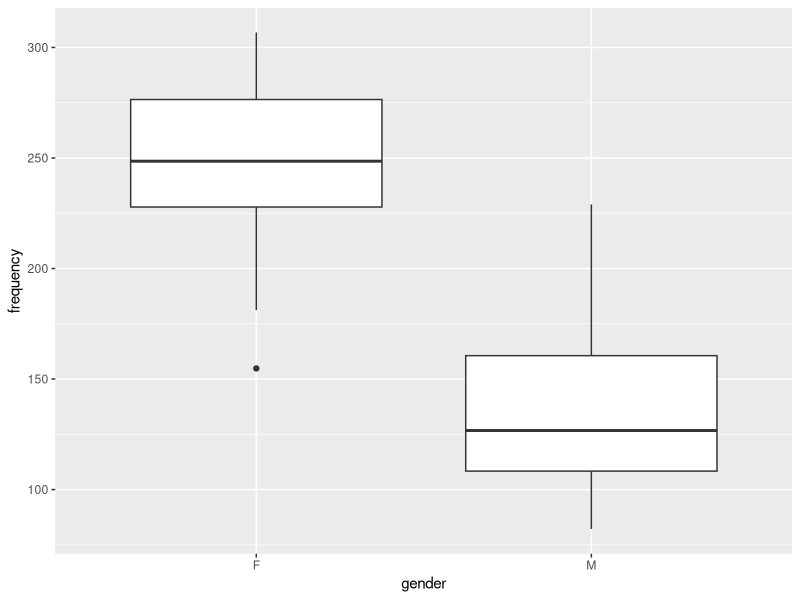
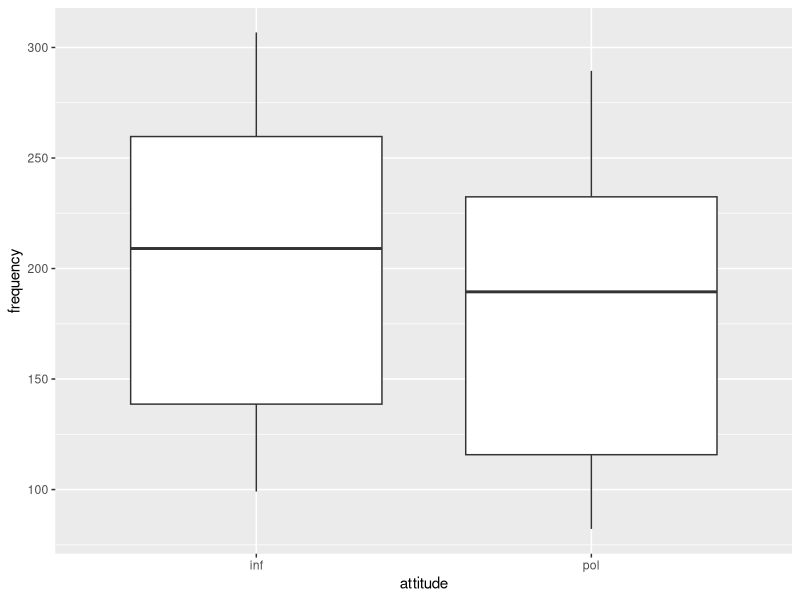

Reproduce these figures in R, in order. (Note: this script raises an error after producing the figures.)
## ---- chunk 1
knitr::opts_chunk$set(echo = TRUE)
library(tidyverse)
library(nlme)
library(lme4)
data <- read_csv("HW7-politeness_data.csv")
## ---- chunk 2
data %>% ggplot(aes(x = gender, y = frequency)) + 
  geom_boxplot()


data %>% 
  group_by(gender) %>% 
  summarize(median = median(frequency))

## ---- chunk 3
data %>% ggplot(aes(x = attitude, y = frequency )) + 
  geom_boxplot()

data %>% 
  group_by(attitude) %>% 
  summarize(median = median(frequency))
## ---- chunk 4
LMM1 <- lme(frequency ~ gender + attitude, random = ~1 | subject,  data = data, method='REML')

summary(LMM1)

vcov(LMM1)

ranef(model)
## ---- chunk 5
LMM2 <- lme(frequency ~ gender + attitude + gender*attitude, random = ~1 | subject,  data = data, method='REML')

summary(LMM2)

LMM1.comp <- lme(frequency ~ gender + attitude, random = ~1 | subject,  data = data, method='ML') 
LMM2.comp <- lme(frequency ~ gender + attitude + gender*attitude, random = ~1 | subject,  data = data, method='ML')
anova(LMM2.comp,LMM1.comp) 
